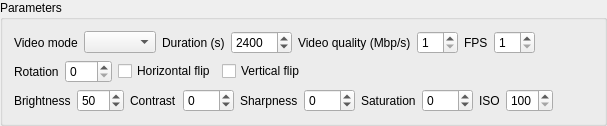
                 <widget class="QGroupBox" name="groupBox_3">
                  <property name="title">
                   <string>Parameters</string>
                  </property>
                  <layout class="QVBoxLayout" name="verticalLayout_10">
                   <item>
                    <layout class="QHBoxLayout" name="horizontalLayout_11">
                     <item>
                      <layout class="QHBoxLayout" name="horizontalLayout_7">
                       <item>
                        <widget class="QLabel" name="label_5">
                         <property name="text">
                          <string>Video mode</string>
                         </property>
                        </widget>
                       </item>
                       <item>
                        <widget class="QComboBox" name="video_mode_cb"/>
                       </item>
                      </layout>
                     </item>
                     <item>
                      <layout class="QHBoxLayout" name="horizontalLayout_8">
                       <item>
                        <widget class="QLabel" name="lb_durations">
                         <property name="text">
                          <string>Duration (s)</string>
                         </property>
                        </widget>
                       </item>
                       <item>
                        <widget class="QSpinBox" name="video_duration_sb">
                         <property name="minimum">
                          <number>60</number>
                         </property>
                         <property name="maximum">
                          <number>86000</number>
                         </property>
                         <property name="singleStep">
                          <number>60</number>
                         </property>
                         <property name="value">
                          <number>2400</number>
                         </property>
                        </widget>
                       </item>
                      </layout>
                     </item>
                     <item>
                      <layout class="QHBoxLayout" name="horizontalLayout_10">
                       <item>
                        <widget class="QLabel" name="label_6">
                         <property name="text">
                          <string>Video quality (Mbp/s)</string>
                         </property>
                        </widget>
                       </item>
                       <item>
                        <widget class="QSpinBox" name="video_quality_sb">
                         <property name="minimum">
                          <number>1</number>
                         </property>
                         <property name="maximum">
                          <number>10</number>
                         </property>
                        </widget>
                       </item>
                      </layout>
                     </item>
                     <item>
                      <layout class="QHBoxLayout" name="horizontalLayout_9">
                       <item>
                        <widget class="QLabel" name="label_7">
                         <property name="text">
                          <string>FPS</string>
                         </property>
                        </widget>
                       </item>
                       <item>
                        <widget class="QSpinBox" name="video_fps_sb">
                         <property name="minimum">
                          <number>1</number>
                         </property>
                         <property name="maximum">
                          <number>30</number>
                         </property>
                        </widget>
                       </item>
                       <item>
                        <spacer name="horizontalSpacer_11">
                         <property name="orientation">
                          <enum>Qt::Horizontal</enum>
                         </property>
                         <property name="sizeHint" stdset="0">
                          <size>
                           <width>40</width>
                           <height>20</height>
                          </size>
                         </property>
                        </spacer>
                       </item>
                      </layout>
                     </item>
                    </layout>
                   </item>
                   <item>
                    <layout class="QHBoxLayout" name="horizontalLayout_20">
                     <item>
                      <widget class="QLabel" name="label_29">
                       <property name="text">
                        <string>Rotation</string>
                       </property>
                      </widget>
                     </item>
                     <item>
                      <widget class="QSpinBox" name="video_rotation_sb">
                       <property name="frame">
                        <bool>true</bool>
                       </property>
                       <property name="maximum">
                        <number>270</number>
                       </property>
                       <property name="singleStep">
                        <number>90</number>
                       </property>
                      </widget>
                     </item>
                     <item>
                      <widget class="QCheckBox" name="video_hflip_cb">
                       <property name="text">
                        <string>Horizontal flip</string>
                       </property>
                      </widget>
                     </item>
                     <item>
                      <widget class="QCheckBox" name="video_vflip_cb">
                       <property name="text">
                        <string>Vertical flip</string>
                       </property>
                      </widget>
                     </item>
                     <item>
                      <spacer name="horizontalSpacer_12">
                       <property name="orientation">
                        <enum>Qt::Horizontal</enum>
                       </property>
                       <property name="sizeHint" stdset="0">
                        <size>
                         <width>40</width>
                         <height>20</height>
                        </size>
                       </property>
                      </spacer>
                     </item>
                    </layout>
                   </item>
                   <item>
                    <layout class="QHBoxLayout" name="horizontalLayout_22">
                     <item>
                      <widget class="QLabel" name="label_31">
                       <property name="text">
                        <string>Brightness</string>
                       </property>
                      </widget>
                     </item>
                     <item>
                      <widget class="QSpinBox" name="video_brightness_sb">
                       <property name="maximum">
                        <number>100</number>
                       </property>
                       <property name="value">
                        <number>50</number>
                       </property>
                      </widget>
                     </item>
                     <item>
                      <widget class="QLabel" name="label_30">
                       <property name="text">
                        <string>Contrast</string>
                       </property>
                      </widget>
                     </item>
                     <item>
                      <widget class="QSpinBox" name="video_contrast_sb">
                       <property name="minimum">
                        <number>-100</number>
                       </property>
                       <property name="maximum">
                        <number>100</number>
                       </property>
                      </widget>
                     </item>
                     <item>
                      <widget class="QLabel" name="Sharpness_2">
                       <property name="text">
                        <string>Sharpness</string>
                       </property>
                      </widget>
                     </item>
                     <item>
                      <widget class="QSpinBox" name="video_sharpness_sb">
                       <property name="minimum">
                        <number>-100</number>
                       </property>
                       <property name="maximum">
                        <number>100</number>
                       </property>
                      </widget>
                     </item>
                     <item>
                      <widget class="QLabel" name="label_32">
                       <property name="text">
                        <string>Saturation</string>
                       </property>
                      </widget>
                     </item>
                     <item>
                      <widget class="QSpinBox" name="video_saturation_sb">
                       <property name="minimum">
                        <number>-100</number>
                       </property>
                       <property name="maximum">
                        <number>100</number>
                       </property>
                      </widget>
                     </item>
                     <item>
                      <widget class="QLabel" name="label_33">
                       <property name="text">
                        <string>ISO</string>
                       </property>
                      </widget>
                     </item>
                     <item>
                      <widget class="QSpinBox" name="video_iso_sb">
                       <property name="minimum">
                        <number>100</number>
                       </property>
                       <property name="maximum">
                        <number>800</number>
                       </property>
                       <property name="singleStep">
                        <number>50</number>
                       </property>
                      </widget>
                     </item>
                     <item>
                      <spacer name="horizontalSpacer_14">
                       <property name="orientation">
                        <enum>Qt::Horizontal</enum>
                       </property>
                       <property name="sizeHint" stdset="0">
                        <size>
                         <width>40</width>
                         <height>20</height>
                        </size>
                       </property>
                      </spacer>
                     </item>
                    </layout>
                   </item>
                  </layout>
                 </widget>
